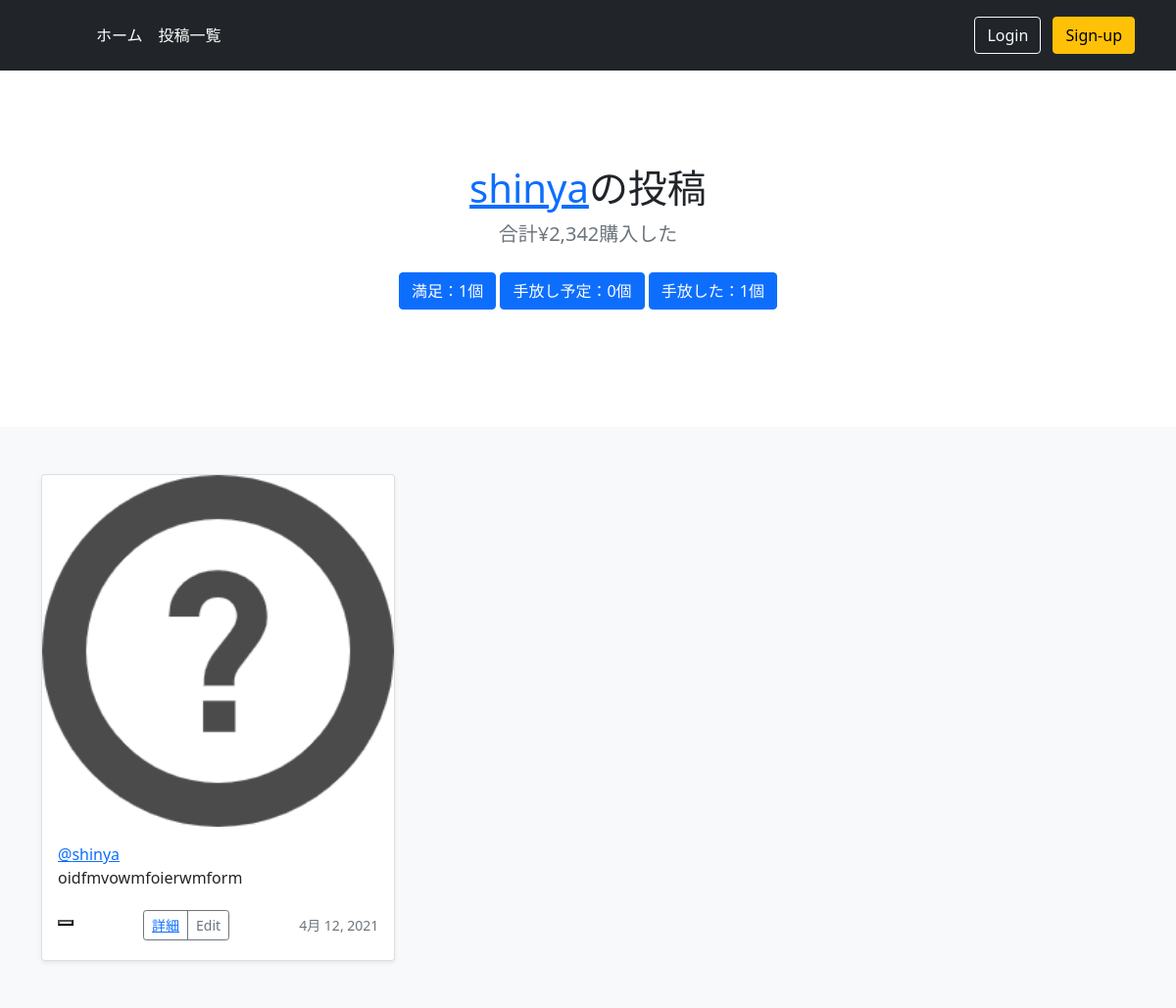
The page /user_posts/satisfied/1 on the database as committed earlier.
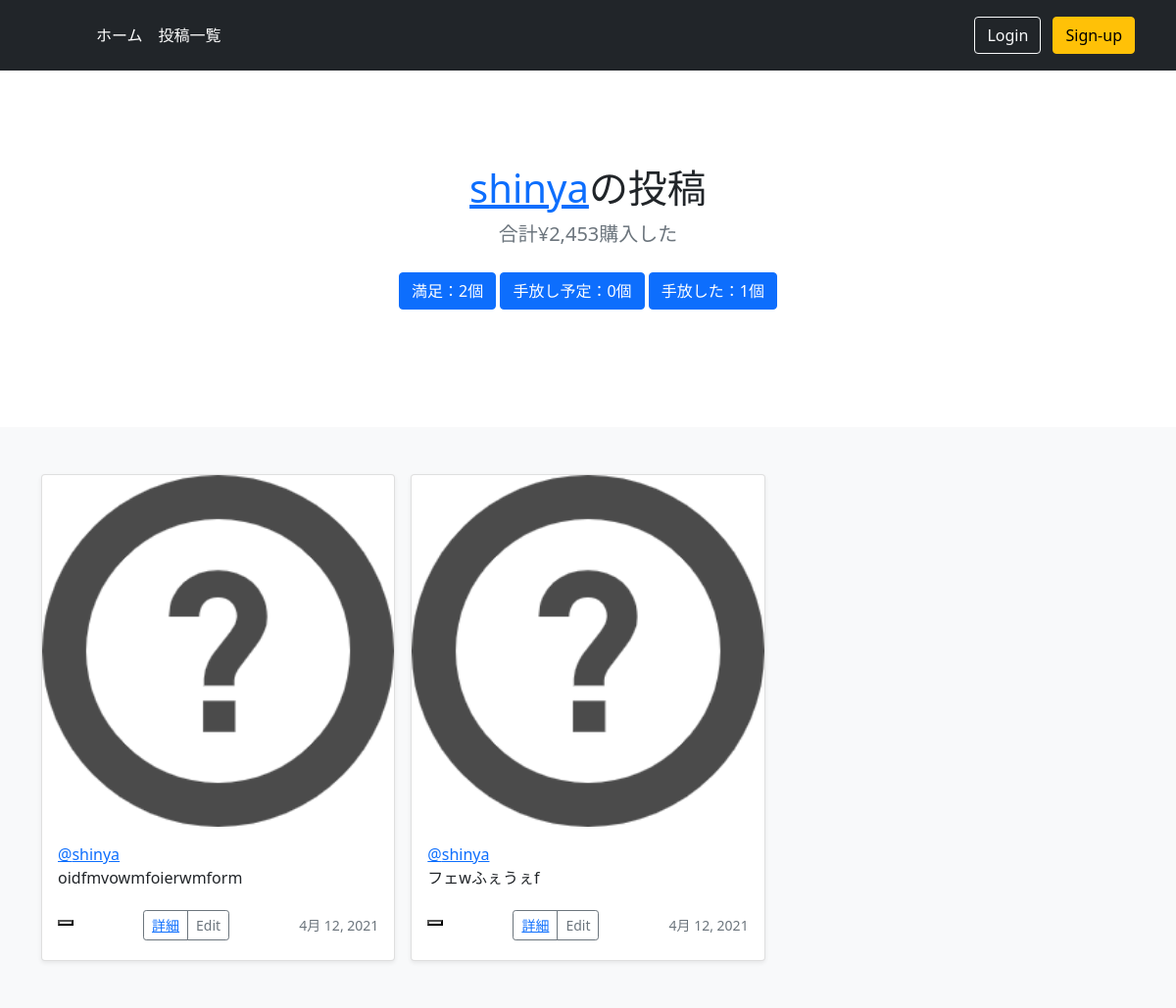
The same page on the database as committed later.
### minimal/models.py (models this page shows, shortened)
class MinimalModel(models.Model):
    title = models.CharField(max_length=100, verbose_name='品物名')
    author = models.ForeignKey(get_user_model(), on_delete=models.CASCADE, verbose_name='購入者')
    buy_reason = models.TextField(verbose_name='購入した理由')
    sell_reason = models.TextField(null=True, blank=True, verbose_name='手放す理由')
    status = models.ForeignKey(ThingStatus, on_delete=models.PROTECT, verbose_name='物の状況')
    obj_image = models.ImageField(upload_to='', blank=True, null=True, default='default_thing_icon.png', verbose_name='物の画像')
    buy_date = models.DateField(verbose_name='購入日')
    buy_price = models.IntegerField(verbose_name='購入金額')
    sell_price = models.IntegerField(null=True, blank=True, verbose_name='売却金額')
    nice_throw = models.IntegerField(null=True, blank=True)

class CustomUser(AbstractUser):
    image = models.ImageField(upload_to='', blank=True, null=True, verbose_name='プロフィール画像', default='default_user_icon.jpeg')

### minimal/views.py (the view)
# urls.py: path('user_posts/satisfied/<int:pk>', views.user_posts_satisfied, name='user_posts_satisfied'),
def user_posts_satisfied(request, pk):
    context = user_posts_base(pk)
    return render(request, 'user_posts_satisfied.html', context)

### templates/user_posts_satisfied.html
{% extends 'base.html' %}
{% block header %}
  <section class="py-5 text-center container">
    <div class="row py-lg-5">
      <div class="col-lg-6 col-md-8 mx-auto">
        <h1 class="fw-light"><a href="{% url 'user_posts' user.id %}">{{ user.username }}</a>の投稿</h1>
        <p class="lead text-muted">合計¥{{ buy_price_sum }}購入した</p>
        <p>
          <a href="{% url 'user_posts_satisfied' user.id %}" class="btn btn-primary my-2">満足：{{ satisfied_list.count }}個</a>
          <a href="{% url 'user_posts_planed' user.id %}" class="btn btn-primary my-2">手放し予定：{{ planed_list.count }}個</a>
          <a href="{% url 'user_posts_threw' user.id %}" class="btn btn-primary my-2">手放した：{{ threw_list.count }}個</a>
        </p>
      </div>
    </div>
  </section>
{% endblock header %}
{% block content %}
  <div class="album py-5 bg-light">
    <div class="container">
        <div class="row row-cols-1 row-cols-sm-2 row-cols-md-3 g-3">
    {% for satisfied_obj in satisfied_list %}
    <div class="col">
          <div class="card shadow-sm">
            <img class="bd-placeholder-img card-img-top" width="100%" height="100%" src="{{ satisfied_obj.obj_image.url }}">
            <div class="card-body">
            <a href="{% url 'user_posts' satisfied_obj.author.id %}">@{{ satisfied_obj.author }}</a>
              <p class="card-text">{{ satisfied_obj.buy_reason }}</p>
              <div class="d-flex justify-content-between align-items-center">
              <div class="like-outer">
                    {% include 'like.html' %}
              </div>
                <div class="btn-group">
                  <button type="button" class="btn btn-sm btn-outline-secondary"><a href="{% url 'detail' satisfied_obj.pk %}">詳細</a></button>
                  <button type="button" class="btn btn-sm btn-outline-secondary">Edit</button>
                </div>
                <small class="text-muted">{{ satisfied_obj.buy_date }}</small>
              </div>
            </div>
          </div>
        </div>
    {% endfor %}
    </div>
{% endblock content %}

Rows that differ between the two databases and show on the page:
added MinimalModel: obj_image (placeholder picture), author "shinya", buy_reason "フェwふぇうぇf", buy_date "4月 12, 2021"
Other text that changed with them:
{{ buy_price_sum }}: "2,342" → "2,453"
{{ satisfied_list.count }}: "1" → "2"
